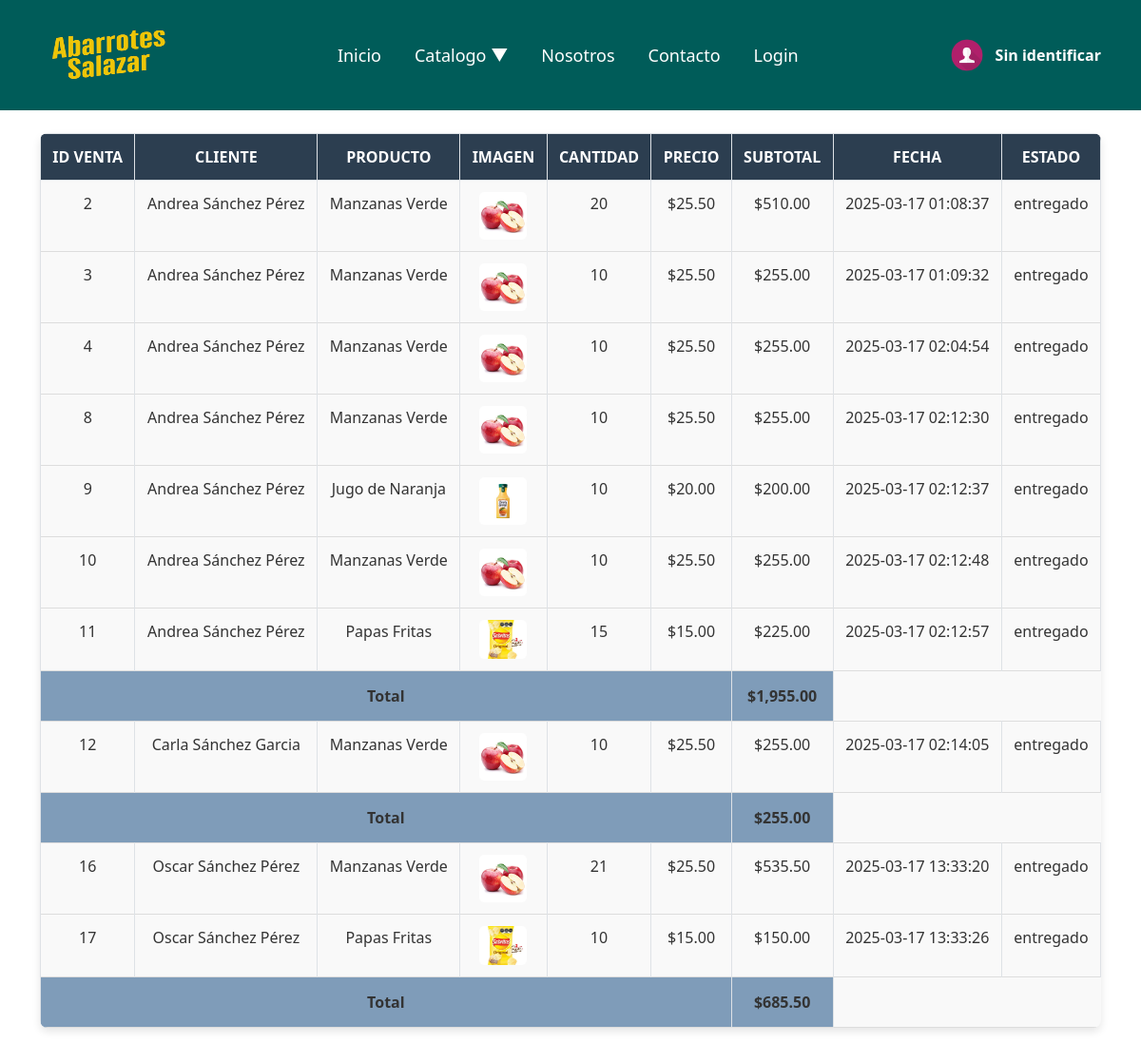
Screenshot of /vista/ventas_completadas.php with the database file from the repository.
### tables this page shows
CREATE TABLE `ventas` (
  `id_venta` int(11) NOT NULL,
  `id_cliente` int(11) DEFAULT NULL,
  `id_producto` int(11) DEFAULT NULL,
  `cantidad` int(11) NOT NULL,
  `precio` double NOT NULL,
  `total` double NOT NULL,
  `fecha` datetime NOT NULL DEFAULT current_timestamp(),
  `estado` enum('carro','pendiente','entregado') NOT NULL DEFAULT 'carro'
);

CREATE TABLE `usuarios` (
  `id` int(11) NOT NULL,
  `nombre` varchar(100) NOT NULL,
  `apellidos` varchar(100) NOT NULL,
  `correo` varchar(150) NOT NULL,
  `confi_correo` varchar(150) NOT NULL,
  `password` varchar(255) NOT NULL,
  `confi_password` varchar(255) NOT NULL,
  `tipo` varchar(150) NOT NULL
);

CREATE TABLE `productos` (
  `id` int(11) NOT NULL,
  `producto` varchar(255) NOT NULL,
  `imagen` text DEFAULT NULL,
  `alterno` varchar(255) DEFAULT NULL,
  `descripcion` text DEFAULT NULL,
  `estado` enum('disponible','agotado') NOT NULL,
  `precio` decimal(10,2) NOT NULL,
  `categoria` varchar(100) DEFAULT NULL,
  `cantidad` int(11) NOT NULL DEFAULT 0,
  `proveedor` varchar(255) DEFAULT NULL
);

### vista/ventas_completadas.php (the view, shortened to what this page needs)
<?php
include_once "encabezado.php";
$cone = new Servidor("root", "proyecto", "");
$conexion = $cone->conecta();
$sql = "SELECT v.id_venta, v.id_cliente, v.id_producto, v.cantidad, v.precio, v.total, v.fecha, v.estado,
                p.imagen AS producto_imagen,
                p.producto AS producto_nombre,
                u.nombre AS cliente_nombre,
                u.apellidos AS cliente_apellidos
        FROM ventas v
        INNER JOIN productos p ON v.id_producto = p.id
        INNER JOIN usuarios u ON v.id_cliente = u.id
        WHERE v.estado = 'entregado'";
$stmt = $conexion->prepare($sql);
$stmt->execute();
$ventas = $stmt->fetchAll(PDO::FETCH_ASSOC);
$ventas_por_cliente = [];
foreach ($ventas as $venta) {
    $ventas_por_cliente[$venta['id_cliente']][] = $venta;
}
?>
<!DOCTYPE html>
<html lang="en">
<head>
    <link rel="stylesheet" href="css/bootstrap.min.css">
    <link rel="stylesheet" href="css/ventas_activas.css">
</head>
<body>
<div class="container mt-4">
    <table class="table table-bordered">
        <thead>
            <tr>
                <th>ID Venta</th>
                <th>Cliente</th>
                <th>Producto</th>
                <th>Imagen</th>
                <th>Cantidad</th>
                <th>Precio</th>
                <th>SubTotal</th>
                <th>Fecha</th>
                <th>Estado</th>
            </tr>
        </thead>
        <tbody>
            <?php
            foreach ($ventas_por_cliente as $id_cliente => $ventas_cliente):
                $total_cliente = 0;
            ?>
                <?php foreach ($ventas_cliente as $venta): ?>
                    <tr>
                        <td><?php echo htmlspecialchars($venta['id_venta']); ?></td>
                        <td><?php echo htmlspecialchars($venta['cliente_nombre'] . " " . $venta['cliente_apellidos']); ?></td>
                        <td><?php echo htmlspecialchars($venta['producto_nombre']); ?></td>
                        <td><img src="<?php echo htmlspecialchars($venta['producto_imagen']); ?>" alt="Imagen del producto"></td>
                        <td><?php echo htmlspecialchars($venta['cantidad']); ?></td>
                        <td>$<?php echo number_format($venta['precio'], 2); ?></td>
                        <td>$<?php echo number_format($venta['total'], 2); ?></td>
                        <td><?php echo htmlspecialchars($venta['fecha']); ?></td>
                        <td><?php echo htmlspecialchars($venta['estado']); ?></td>
                    </tr>
                    <?php $total_cliente += $venta['total']; ?>
                <?php endforeach; ?>
                <tr class="total-row">
                    <td colspan="6" class="text-right"><strong>Total</strong></td>
                    <td class="text-right"><strong>$<?php echo number_format($total_cliente, 2); ?></strong></td>
                </tr>
            <?php endforeach; ?>
        </tbody>
    </table>
</div>
</body>
</html>

### vista/css/encabezado.css (style rules this page uses)
body { font-family: 'Arial', sans-serif; margin: 0; padding: 0; }
.container { display: flex; align-items: center; justify-content: space-between; gap: 10px; flex-wrap: nowrap; width: 100%; }

### vista/css/ventas_activas.css (style rules this page uses)
.table { border-collapse: collapse; width: 100%; background-color: #f9f9f9; border-radius: 8px; overflow: hidden; box-shadow: 0 4px 8px rgba(0, 0, 0, 0.1); }
.table thead { background-color: #2c3e50; color: white; text-transform: uppercase; }
.table thead th { padding: 12px; text-align: center; font-weight: bold; }
.table tbody tr { border-bottom: 1px solid #ddd; transition: background-color 0.3s ease; }
.table tbody td { padding: 12px; text-align: center; color: #333; }
.table tbody tr.total-row { background-color: #7f9cb9; color: white; font-weight: bold; }
.table tbody tr.total-row td { padding: 14px; }
.table img { width: 50px; height: auto; max-height: 50px; display: block; margin: 0 auto; object-fit: cover; border-radius: 5px; }

### rows the page displays
ventas: id_venta "2", id_cliente.apellidos "Andrea Sánchez Pérez", id_producto.producto "Manzanas Verde", id_producto.imagen (picture), cantidad "20", precio "25.50", total "510.00", fecha "2025-03-17 01:08:37", estado "entregado"
ventas: id_venta "3", id_cliente.apellidos "Andrea Sánchez Pérez", id_producto.producto "Manzanas Verde", id_producto.imagen (picture), cantidad "10", precio "25.50", total "255.00", fecha "2025-03-17 01:09:32", estado "entregado"
ventas: id_venta "4", id_cliente.apellidos "Andrea Sánchez Pérez", id_producto.producto "Manzanas Verde", id_producto.imagen (picture), cantidad "10", precio "25.50", total "255.00", fecha "2025-03-17 02:04:54", estado "entregado"
ventas: id_venta "8", id_cliente.apellidos "Andrea Sánchez Pérez", id_producto.producto "Manzanas Verde", id_producto.imagen (picture), cantidad "10", precio "25.50", total "255.00", fecha "2025-03-17 02:12:30", estado "entregado"
ventas: id_venta "9", id_cliente.apellidos "Andrea Sánchez Pérez", id_producto.producto "Jugo de Naranja", id_producto.imagen (picture), cantidad "10", precio "20.00", total "200.00", fecha "2025-03-17 02:12:37", estado "entregado"
ventas: id_venta "10", id_cliente.apellidos "Andrea Sánchez Pérez", id_producto.producto "Manzanas Verde", id_producto.imagen (picture), cantidad "10", precio "25.50", total "255.00", fecha "2025-03-17 02:12:48", estado "entregado"
ventas: id_venta "11", id_cliente.apellidos "Andrea Sánchez Pérez", id_producto.producto "Papas Fritas", id_producto.imagen (picture), cantidad "15", precio "15.00", total "225.00", fecha "2025-03-17 02:12:57", estado "entregado"
ventas: id_venta "12", id_cliente.apellidos "Carla Sánchez Garcia", id_producto.producto "Manzanas Verde", id_producto.imagen (picture), cantidad "10", precio "25.50", total "255.00", fecha "2025-03-17 02:14:05", estado "entregado"
ventas: id_venta "16", id_cliente.apellidos "Oscar Sánchez Pérez", id_producto.producto "Manzanas Verde", id_producto.imagen (picture), cantidad "21", precio "25.50", total "535.50", fecha "2025-03-17 13:33:20", estado "entregado"
ventas: id_venta "17", id_cliente.apellidos "Oscar Sánchez Pérez", id_producto.producto "Papas Fritas", id_producto.imagen (picture), cantidad "10", precio "15.00", total "150.00", fecha "2025-03-17 13:33:26", estado "entregado"

### other values shown
$_SESSION['nombre'] "Sin identificar"
$total_cliente "1,955.00"
$total_cliente "255.00"
$total_cliente "685.50"
